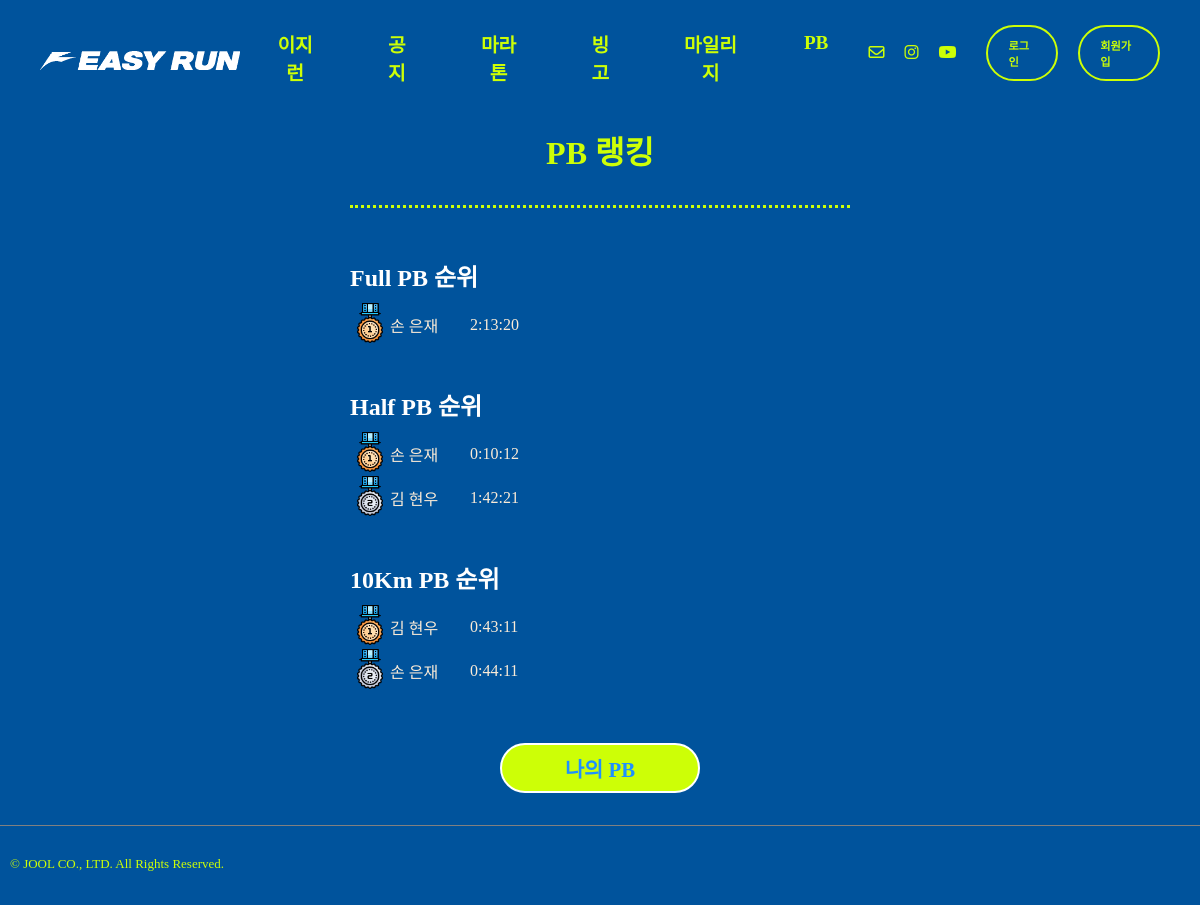
Before: /runres/pbrank/ with the older database file.
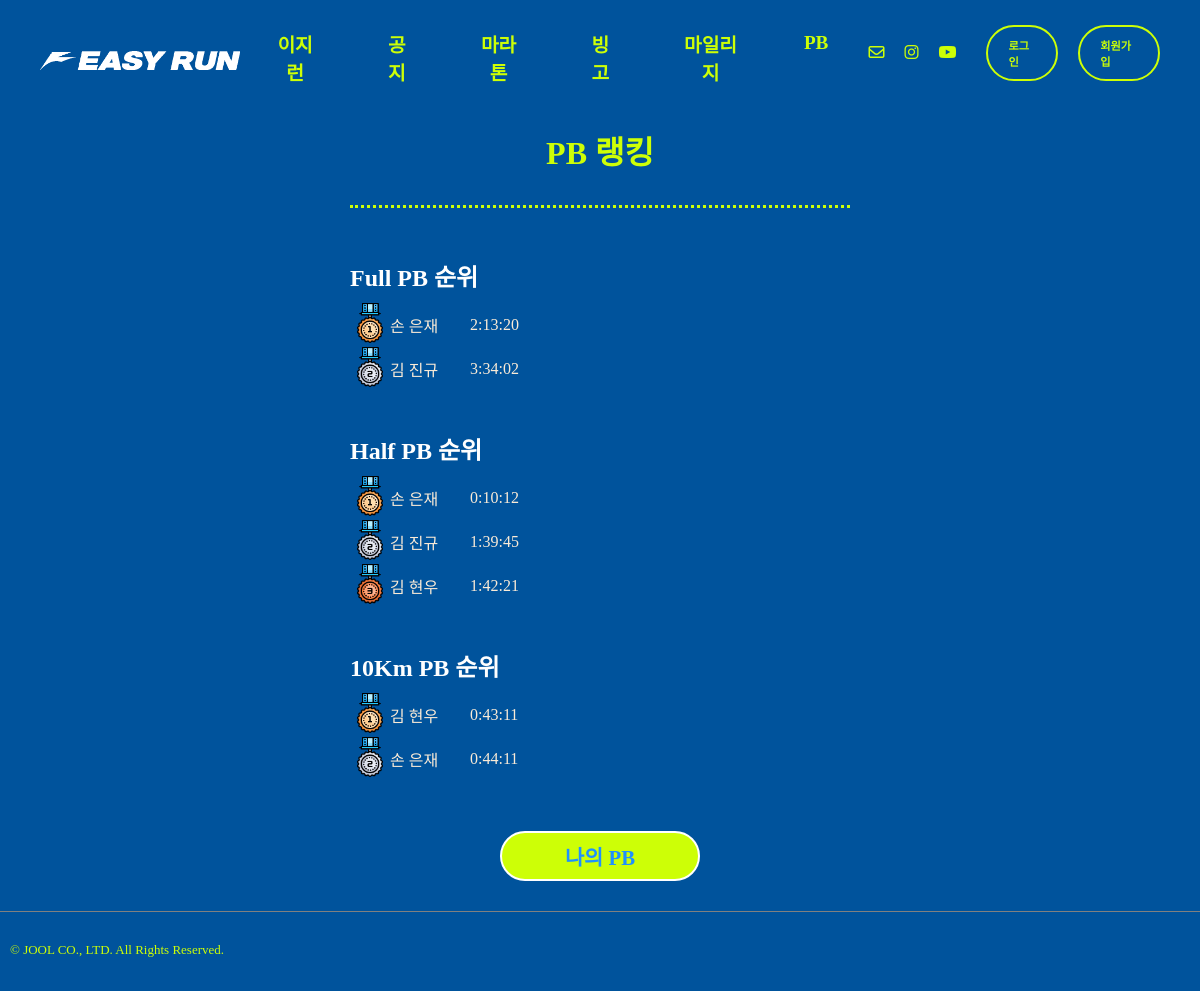
After: the same page with the newer database file.
### record/models.py (models this page shows)
class PersonalRecord(models.Model):
    STATUS_CHOICES = [
        ('pending', '심사중'),
        ('verified', '인증됨'),
        ('rejected', '반려됨'),
    ]
    CATEGORY_CHOICES = [
        ('10K', '10km'),
        ('HM', '하프마라톤'),
        ('FM', '풀마라톤'),
    ]
    event_name = models.CharField(max_length=50)
    runner = models.ForeignKey(settings.AUTH_USER_MODEL,on_delete=models.CASCADE)
    category = models.CharField(max_length=5, choices=CATEGORY_CHOICES)
    date = models.DateField(blank=True, null=True)
    record = models.DurationField()  # 시간 기록
    status = models.CharField(
        max_length=10,
        choices=STATUS_CHOICES,
        default='pending'
    )
    evidence_url = ResizedImageField(size=[500,500], upload_to="record", blank=False)
    created_at = models.DateTimeField(auto_now_add=True)
    desc = models.TextField(blank=True)
    class Meta:
        unique_together = ('runner', 'category')  # 한 종목에 1개 PR
    def __str__(self):
        return f"{self.runner} - {self.category}: {self.record}"

### record/views.py (the view)
# urls.py: path('pbrank/', views.pbRank, name="pbRank"),
def pbRank(request):
    try:
        ranking_tenk = PersonalRecord.objects.filter(category='10K').order_by('record')
        ranking_hm = PersonalRecord.objects.filter(category='HM').order_by('record')
        ranking_fm = PersonalRecord.objects.filter(category='FM').order_by('record')
        print(ranking_fm)
    except:
        ranking_tenk = None
        ranking_hm = None
        ranking_fm = None
    return render(request,"run_pb.html", {"ranking_tenk":ranking_tenk, "ranking_hm":ranking_hm, "ranking_fm":ranking_fm})

### templates/run_pb.html (shortened to what this page needs)
{% extends "base.html" %}
{% load static %}
{% block content %}
  <div class="main-view flex-center">
    <div class="container-w500">
      <div>
        <p class="page-title">PB 랭킹</p>
      </div>
      <div class="divider-line"></div>
      <div class="space-h30"></div>
      <div>
        <div class="title-pb">Full PB 순위</div>
        {% for record in ranking_fm %}
          <div class="flex-row text-white">
            {% if forloop.counter == 1 %}
              <div class="rank-counter"><img src="{% static 'img/01-Gold-Medal.png' %}" alt="hamb-btn" height="40px," width="40px"></div>
            {% elif forloop.counter == 2 %}
              <div class="rank-counter"><img src="{% static 'img/02-Silver-Medal.png' %}" alt="hamb-btn" height="40px," width="40px"></div>
            {% elif forloop.counter == 3 %}
              <div class="rank-counter"><img src="{% static 'img/03-Bronze-Medal.png' %}" alt="hamb-btn" height="40px," width="40px"></div>
            {% else %}
              <div class="rank-counter">{{ forloop.counter }}</div>
            {% endif %}
            <div class="rank-runner">{{ record.runner.last_name }}
              {{ record.runner.first_name }}</div>
            <div class="rank-record">{{ record.record }}</div>
          </div>
        {% endfor %}
      </div>
      <div class="space-h30"></div>
      <div>
        <div class="title-pb">Half PB 순위</div>
        {% for record in ranking_hm %}
          <div class="flex-row text-white">
            {% if forloop.counter == 1 %}
              <div class="rank-counter"><img src="{% static 'img/01-Gold-Medal.png' %}" alt="hamb-btn" height="40px," width="40px"></div>
            {% elif forloop.counter == 2 %}
              <div class="rank-counter"><img src="{% static 'img/02-Silver-Medal.png' %}" alt="hamb-btn" height="40px," width="40px"></div>
            {% elif forloop.counter == 3 %}
              <div class="rank-counter"><img src="{% static 'img/03-Bronze-Medal.png' %}" alt="hamb-btn" height="40px," width="40px"></div>
            {% else %}
              <div class="rank-counter">{{ forloop.counter }}</div>
            {% endif %}
            <div class="rank-runner">{{ record.runner.last_name }}
              {{ record.runner.first_name }}</div>
            <div class="rank-record">{{ record.record }}</div>
          </div>
        {% endfor %}
      </div>
      <div class="space-h30"></div>
      <div>
        <div class="title-pb">10Km PB 순위</div>
        {% for record in ranking_tenk %}
          <div class="flex-row text-white">
            {% if forloop.counter == 1 %}
              <div class="rank-counter"><img src="{% static 'img/01-Gold-Medal.png' %}" alt="hamb-btn" height="40px," width="40px"></div>
            {% elif forloop.counter == 2 %}
              <div class="rank-counter"><img src="{% static 'img/02-Silver-Medal.png' %}" alt="hamb-btn" height="40px," width="40px"></div>
            {% elif forloop.counter == 3 %}
              <div class="rank-counter"><img src="{% static 'img/03-Bronze-Medal.png' %}" alt="hamb-btn" height="40px," width="40px"></div>
            {% else %}
              <div class="rank-counter">{{ forloop.counter }}</div>
            {% endif %}
            <div class="rank-runner">{{ record.runner.last_name }}
              {{ record.runner.first_name }}</div>
            <div class="rank-record">{{ record.record }}</div>
          </div>
        {% endfor %}
      </div>
      <div class="space-h30"></div>
      <div class="btn-control">
        <a href="{% url "runres:pbView" user.pk %}">
          <button class="submit-btn">나의 PB</button>
        </a>
      </div>
    </div>
  </div>
{% endblock content %}

Changed rows visible on the page:
added PersonalRecord: runner.last_name "김", runner.first_name "진규", record "3:34:02"
added PersonalRecord: runner.last_name "김", runner.first_name "진규", record "1:39:45"
